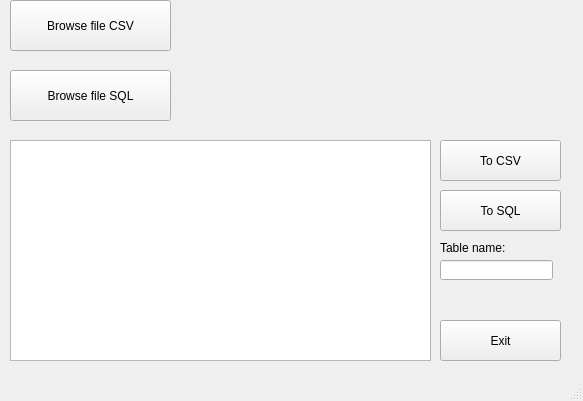
<?xml version="1.0" encoding="UTF-8"?>
<ui version="4.0">
 <class>MainWindow</class>
 <widget class="QMainWindow" name="MainWindow">
  <property name="geometry">
   <rect>
    <x>0</x>
    <y>0</y>
    <width>583</width>
    <height>401</height>
   </rect>
  </property>
  <property name="windowTitle">
   <string>MainWindow</string>
  </property>
  <widget class="QWidget" name="centralWidget">
   <widget class="QTableView" name="tableView">
    <property name="geometry">
     <rect>
      <x>10</x>
      <y>140</y>
      <width>421</width>
      <height>221</height>
     </rect>
    </property>
   </widget>
   <widget class="QPushButton" name="exit_butt">
    <property name="geometry">
     <rect>
      <x>440</x>
      <y>320</y>
      <width>121</width>
      <height>41</height>
     </rect>
    </property>
    <property name="text">
     <string>Exit</string>
    </property>
   </widget>
   <widget class="QPushButton" name="tocsv_butt">
    <property name="geometry">
     <rect>
      <x>440</x>
      <y>140</y>
      <width>121</width>
      <height>41</height>
     </rect>
    </property>
    <property name="text">
     <string>To CSV</string>
    </property>
   </widget>
   <widget class="QPushButton" name="brows_butt">
    <property name="geometry">
     <rect>
      <x>10</x>
      <y>0</y>
      <width>161</width>
      <height>51</height>
     </rect>
    </property>
    <property name="text">
     <string>Browse file CSV</string>
    </property>
   </widget>
   <widget class="QPushButton" name="brows_butt_2">
    <property name="geometry">
     <rect>
      <x>10</x>
      <y>70</y>
      <width>161</width>
      <height>51</height>
     </rect>
    </property>
    <property name="text">
     <string>Browse file SQL</string>
    </property>
   </widget>
   <widget class="QPushButton" name="toSQL_butt">
    <property name="geometry">
     <rect>
      <x>440</x>
      <y>190</y>
      <width>121</width>
      <height>41</height>
     </rect>
    </property>
    <property name="text">
     <string>To SQL</string>
    </property>
   </widget>
   <widget class="QLineEdit" name="lineEdit_tab_name_out">
    <property name="geometry">
     <rect>
      <x>440</x>
      <y>260</y>
      <width>113</width>
      <height>20</height>
     </rect>
    </property>
   </widget>
   <widget class="QLabel" name="label">
    <property name="geometry">
     <rect>
      <x>440</x>
      <y>240</y>
      <width>81</width>
      <height>16</height>
     </rect>
    </property>
    <property name="text">
     <string>Table name:</string>
    </property>
   </widget>
  </widget>
  <widget class="QStatusBar" name="statusBar"/>
 </widget>
 <layoutdefault spacing="6" margin="11"/>
 <resources/>
 <connections/>
</ui>
